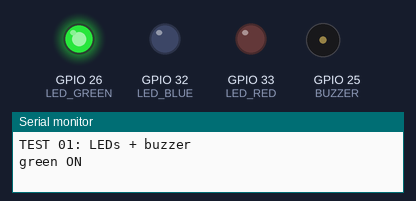
A sketch run on a simulated ESP32. Parts: output pins drawn as LEDs (lit = HIGH), buzzer (waves = sounding, pin HIGH), the last lines printed to the serial monitor.

Above: at 0.2 s.
At 1.2 s:
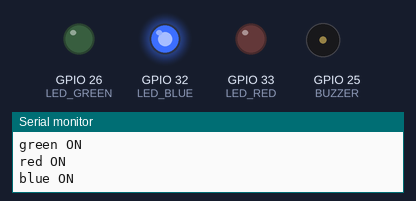
At 1.57 s:
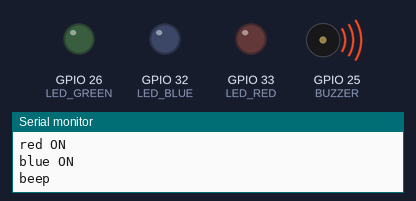
At 3.9 s:
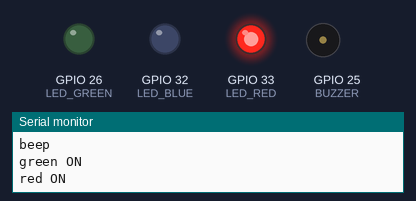
At 5.5 s:
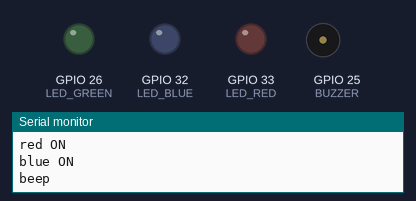
Timing chart, 0 to 7.2 s (numbered marks = the images above):
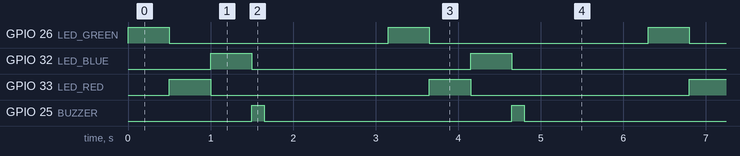

Measured:
- by itself, GPIO 26 (LED_GREEN), GPIO 32 (LED_BLUE), GPIO 33 (LED_RED): alternates HIGH for 0.50 s and LOW for 2.7 s
- by itself, GPIO 25 (BUZZER): alternates HIGH for 0.15 s and LOW for 3.0 s
- by itself, everything shown: repeats every 3.2 s, in 5 steps

The sketch:

01_leds_buzzer.ino
```cpp
/*
 * TEST 01 - LEDs + buzzer (main ESP32 DevKit)
 * Wiring: GPIO26 -> 220R -> green LED -> GND
 *         GPIO33 -> 220R -> red LED   -> GND
 *         GPIO32 -> 220R -> blue LED  -> GND
 *         GPIO25 -> buzzer (+), buzzer (-) -> GND
 * Expected: green, red, blue light one after the other, then one beep. Repeats.
 */
const int LED_GREEN = 26, LED_RED = 33, LED_BLUE = 32, BUZZER = 25;

void setup() {
  Serial.begin(115200);
  pinMode(LED_GREEN, OUTPUT); pinMode(LED_RED, OUTPUT); pinMode(LED_BLUE, OUTPUT); pinMode(BUZZER, OUTPUT);
  Serial.println("TEST 01: LEDs + buzzer");
}

void flash(int pin, const char* name) {
  Serial.printf("%s ON\n", name);
  digitalWrite(pin, HIGH); delay(500); digitalWrite(pin, LOW);
}

void loop() {
  flash(LED_GREEN, "green");
  flash(LED_RED, "red");
  flash(LED_BLUE, "blue");
  Serial.println("beep");
  digitalWrite(BUZZER, HIGH); delay(150); digitalWrite(BUZZER, LOW);
  delay(1500);
}
```
